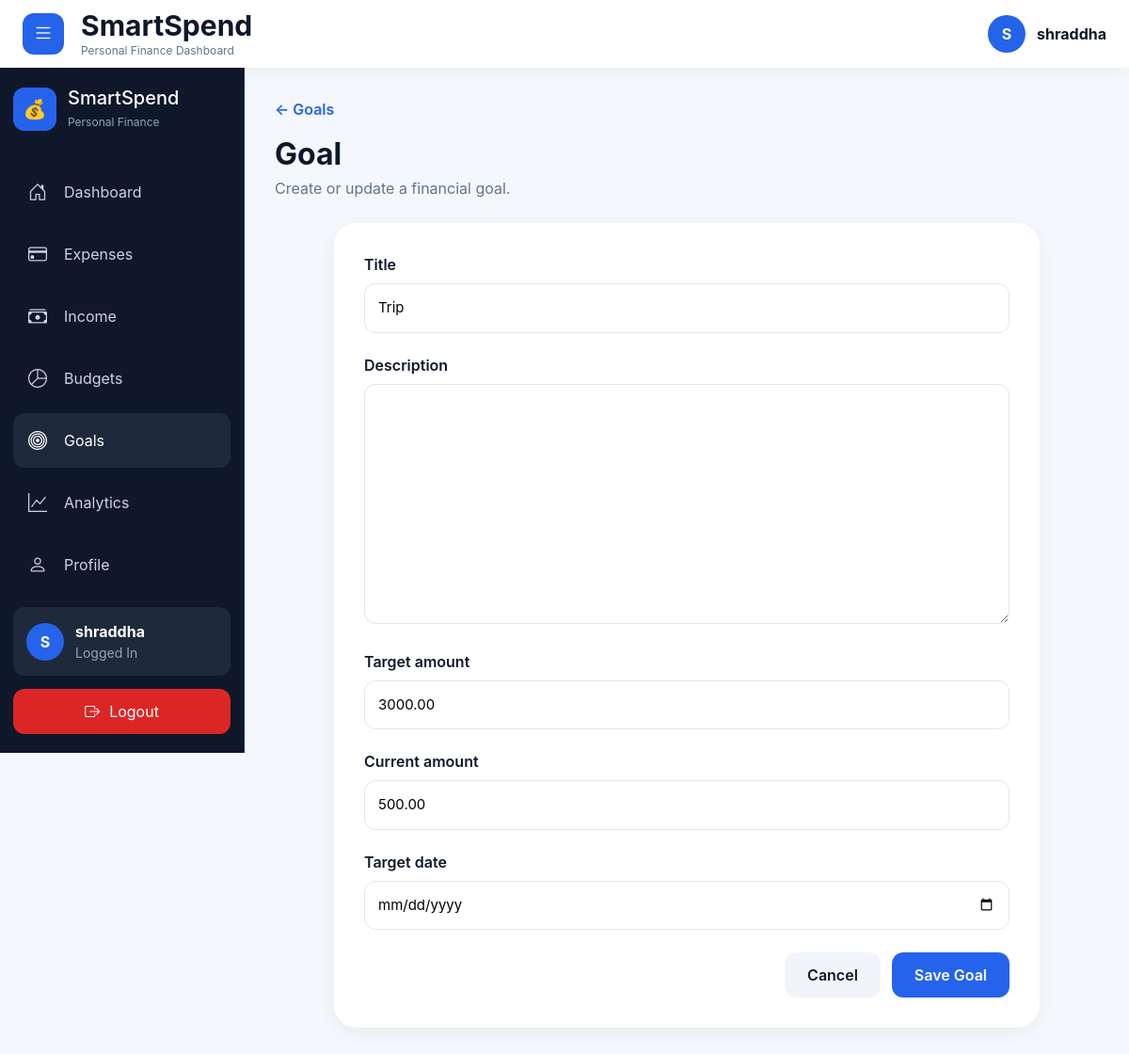
Page /goals/3/update/ (signed in) on the committed database.
### apps/accounts/models.py (models this page shows, shortened)
class User(AbstractUser):
    email = models.EmailField(unique=True)
    phone_number = models.CharField(max_length=15, blank=True)
    USERNAME_FIELD = "email"
    REQUIRED_FIELDS = ["username"]

### apps/goals/models.py (models this page shows, shortened)
class Goal(models.Model):
    user = models.ForeignKey(
        settings.AUTH_USER_MODEL,
        on_delete=models.CASCADE,
        related_name="goals"
    )
    title = models.CharField(
        max_length=255
    )
    description = models.TextField(
        blank=True
    )
    target_amount = models.DecimalField(
        max_digits=12,
        decimal_places=2
    )
    current_amount = models.DecimalField(
        max_digits=12,
        decimal_places=2,
        default=0
    )
    target_date = models.DateField(
        null=True,
        blank=True
    )
    created_at = models.DateTimeField(
        auto_now_add=True
    )
    class Meta:
        ordering = ["target_date"]

### apps/goals/views.py (the view)
@login_required
def goal_update(request, pk):
    goal = get_object_or_404(
        Goal,
        pk=pk,
        user=request.user
    )
    if request.method == "POST":
        form = GoalForm(
            request.POST,
            instance=goal
        )
        if form.is_valid():
            form.save()
            messages.success(
                request,
                "Goal updated successfully."
            )
            return redirect(
                "goal_list"
            )
    else:
        form = GoalForm(
            instance=goal
        )
    return render(
        request,
        "goals/goal_form.html",
        {"form": form}
    )

### apps/goals/forms.py
class GoalForm(forms.ModelForm):
    target_date = forms.DateField(
        widget=forms.DateInput(
            attrs={"type": "date"}
        ),
        required=False
    )
    class Meta:
        model = Goal
        fields = (
            "title",
            "description",
            "target_amount",
            "current_amount",
            "target_date",
        )

### templates/goals/goal_form.html (shortened to what this page needs)
{% extends "base.html" %}
{% block content %}
<div class="page-header">
    <a
        href="{% url 'goal_list' %}"
        class="back-link"
    >
        ← Goals
    </a>
    <div class="page-title">
        Goal
    </div>
    <div class="page-subtitle">
        Create or update a financial goal.
    </div>
</div>
<div class="form-wrapper">
    <div class="form-card">
        <form method="POST">
            {% for field in form %}
            <div class="form-group">
                <label>
                    {{ field.label }}
                </label>
                {{ field }}
            </div>
            {% endfor %}
            <div class="form-actions">
                <a
                    href="{% url 'goal_list' %}"
                    class="secondary-btn"
                >
                    Cancel
                </a>
                <button
                    type="submit"
                    class="primary-btn"
                >
                    Save Goal
                </button>
            </div>
        </form>
    </div>
</div>
{% endblock %}

### templates/base.html (shortened to what this page needs)
{% load static %}
<!DOCTYPE html>
<html lang="en">
<head>
    <link
        href="https://cdn.jsdelivr.net/npm/bootstrap@5.3.3/dist/css/bootstrap.min.css"
        rel="stylesheet"
    >
    <link
        rel="stylesheet"
        href="https://cdn.jsdelivr.net/npm/bootstrap-icons@1.11.3/font/bootstrap-icons.min.css"
    >
    <link
        rel="stylesheet"
        href="{% static 'css/main.css' %}"
    >
</head>
<body>
{% if request.user.is_authenticated %}
<header class="topbar">
    <div class="topbar-left">
        <button
            id="sidebarToggle"
            class="menu-btn"
        >
            <i class="bi bi-list"></i>
        </button>
        <div>
            <h4 class="logo">
                SmartSpend
            </h4>
            <div class="logo-subtitle">
                Personal Finance Dashboard
            </div>
        </div>
    </div>
    <div class="topbar-user">
        <div class="topbar-avatar">
            {{ request.user.username|first|upper }}
        </div>
        <div>
            <strong>
                {{ request.user.username }}
            </strong>
        </div>
    </div>
</header>
{% endif %}
<div class="app-container">
    {% if request.user.is_authenticated %}
    <aside
        id="sidebar"
        class="sidebar"
    >
        <div>
            <div class="brand">
                <div class="brand-logo">
                    💰
                </div>
                <div class="brand-text">
                    <h3>
                        SmartSpend
                    </h3>
                    <span>
                        Personal Finance
                    </span>
                </div>
            </div>
            <nav class="sidebar-nav">
                <a
                    href="/dashboard/"
                    data-tooltip="Dashboard"
                    class="{% if '/dashboard/' in request.path %}active{% endif %}"
                >
                    <i class="bi bi-house-door"></i>
                    <span>
                        Dashboard
                    </span>
                </a>
                <a
                    href="/expenses/"
                    data-tooltip="Expenses"
                    class="{% if '/expenses/' in request.path %}active{% endif %}"
                >
                    <i class="bi bi-credit-card"></i>
                    <span>
                        Expenses
                    </span>
                </a>
                <a
                    href="/income/"
                    data-tooltip="Income"
                    class="{% if '/income/' in request.path %}active{% endif %}"
                >
                    <i class="bi bi-cash-stack"></i>
                    <span>
                        Income
                    </span>
                </a>
                <a
                    href="/budgets/"
                    data-tooltip="Budgets"
                    class="{% if '/budgets/' in request.path %}active{% endif %}"
                >
                    <i class="bi bi-pie-chart"></i>
                    <span>
                        Budgets
                    </span>
                </a>
                <a
                    href="/goals/"
                    data-tooltip="Goals"
                    class="{% if '/goals/' in request.path %}active{% endif %}"
                >
                    <i class="bi bi-bullseye"></i>
                    <span>
                        Goals
                    </span>
                </a>
                <a
                    href="/analytics/"
                    data-tooltip="Analytics"
                    class="{% if '/analytics/' in request.path %}active{% endif %}"
                >
                    <i class="bi bi-graph-up"></i>
                    <span>
                        Analytics
                    </span>
                </a>
                <a
                    href="/profile/"
                    data-tooltip="Profile"
                    class="{% if '/profile/' in request.path %}active{% endif %}"
                >
                    <i class="bi bi-person"></i>
                    <span>
                        Profile
                    </span>
                </a>
            </nav>
        </div>
        <div>
            <div class="user-mini">
                <div class="avatar">
                    {{ request.user.username|first|upper }}
                </div>
                <div class="user-info">
                    <strong>
                        {{ request.user.username }}
                    </strong>
                    <small>
                        Logged In
                    </small>
                </div>
            </div>
            <form
                method="post"
                action="{% url 'logout' %}"
            >
                <button
                    class="logout-btn"
                    type="submit"
                >
                    <i class="bi bi-box-arrow-right"></i>
                    <span>
                        Logout
                    </span>
                </button>
            </form>
        </div>
    </aside>
    {% endif %}
    <main
        id="mainContent"
        class="main-content"
    >
        {% block content %}
        {% endblock %}
    </main>
</div>
</body>
</html>

### static/css/main.css (style rules this page uses)
* { margin:0; padding:0; box-sizing:border-box; }
:root { --sidebar-width:260px; --sidebar-collapsed:80px; --bg:#f4f7fb; --card:#ffffff; --navy:#0f172a; --navy-light:#1e293b; --blue:#2563eb; --green:#10b981; --red:#ef4444; --orange:#f59e0b; --text:#0f172a; --muted:#64748b; --shadow: 0 10px 30px rgba( 15, 23, 42, .08 ); }
body { background:var(--bg); font-family: Inter, Segoe UI, sans-serif; color:var(--text); overflow-x:hidden; }
.topbar { position:fixed; top:0; left:0; right:0; height:72px; background:white; display:flex; align-items:center; justify-content:space-between; padding:0 24px; box-shadow: 0 2px 20px rgba( 15, 23, 42, .05 ); z-index:1200; }
.topbar-left { display:flex; align-items:center; gap:18px; }
.menu-btn { width:44px; height:44px; border:none; border-radius:12px; background:var(--blue); color:white; cursor:pointer; font-size:22px; transition:.2s; }
.logo { margin:0; font-size:30px; font-weight:700; color:var(--navy); }
.logo-subtitle { font-size:12px; color:var(--muted); }
.topbar-user { display:flex; align-items:center; gap:12px; }
.topbar-avatar { width:40px; height:40px; border-radius:50%; background:var(--blue); color:white; display:flex; align-items:center; justify-content:center; font-weight:700; }
.app-container { display:flex; }
.sidebar { position:fixed; top:72px; left:0; width:var(--sidebar-width); height:calc(100vh - 72px); overflow-y: auto; overflow-x: visible; background:var(--navy); border-right: 1px solid rgba( 255, 255, 255, .08 ); display:flex; flex-direction:column; justify-content:space-between; padding:20px 14px; transition:.3s ease; z-index:1100; }
.brand { display:flex; align-items:center; gap:12px; margin-bottom:35px; }
.brand-logo { width:46px; height:46px; border-radius:12px; background:var(--blue); display:flex; align-items:center; justify-content:center; font-size:20px; }
.brand-text h3 { margin:0; color:white; font-size:20px; }
.brand-text span { color:#94a3b8; font-size:12px; }
.sidebar-nav { display:flex; flex-direction:column; gap:8px; }
.sidebar-nav a { display:flex; align-items:center; gap:14px; color:#cbd5e1; text-decoration:none; padding:14px 16px; border-radius:12px; transition:.2s; }
.sidebar-nav a.active { background:var(--blue); color:white; }
.sidebar-nav i { font-size:20px; min-width:24px; }
.user-mini { display:flex; align-items:center; gap:12px; background:#1e293b; padding:14px; border-radius:12px; margin-bottom:14px; }
.avatar { width:40px; height:40px; border-radius:50%; background:var(--blue); color:white; display:flex; align-items:center; justify-content:center; font-weight:700; }
.user-info { display:flex; flex-direction:column; }
.user-info strong { color:white; }
.user-info small { color:#94a3b8; }
.logout-btn { width:100%; border:none; background:#dc2626; color:white; padding:12px; border-radius:12px; cursor:pointer; display:flex; align-items:center; justify-content:center; gap:10px; transition:.2s; }
.main-content { width:100%; min-height:100vh; margin-top:72px; margin-left:var(--sidebar-width); padding:32px; transition:.3s ease; }
.sidebar-nav a.active { background:#1e293b; color:white; }
.page-header { margin-bottom:25px; }
.back-link { display:inline-block; text-decoration:none; color:#2563eb; font-weight:600; margin-bottom:12px; }
.page-title { font-size:32px; font-weight:700; }
.page-subtitle { color:#64748b; }
.form-wrapper { display:flex; justify-content:center; }
.form-card { width:100%; max-width:750px; background:white; padding:32px; border-radius:24px; box-shadow: 0 6px 20px rgba( 0, 0, 0, .05 ); }
.form-group { margin-bottom:22px; }
.form-group label { display:block; font-weight:600; margin-bottom:8px; }
.form-group input, .form-group select, .form-group textarea { width:100%; padding:14px; border:1px solid #e2e8f0; border-radius:12px; font-size:15px; }
.form-group textarea { min-height:120px; resize:vertical; }
.form-actions { display:flex; justify-content:flex-end; gap:12px; margin-top:24px; }
.primary-btn { background:#2563eb; color:white; border:none; padding:12px 24px; border-radius:12px; font-weight:600; }
.secondary-btn { background:#f1f5f9; color:#0f172a; text-decoration:none; padding:12px 24px; border-radius:12px; font-weight:600; }

### rows in the picture
User: user.username|first "S", user.username "shraddha"
Goal: form "Trip" "3000.00" "500.00"

### other values in the picture
{{ field.label }} "Title" "Description" "Target amount" "Current amount" "Target date"
